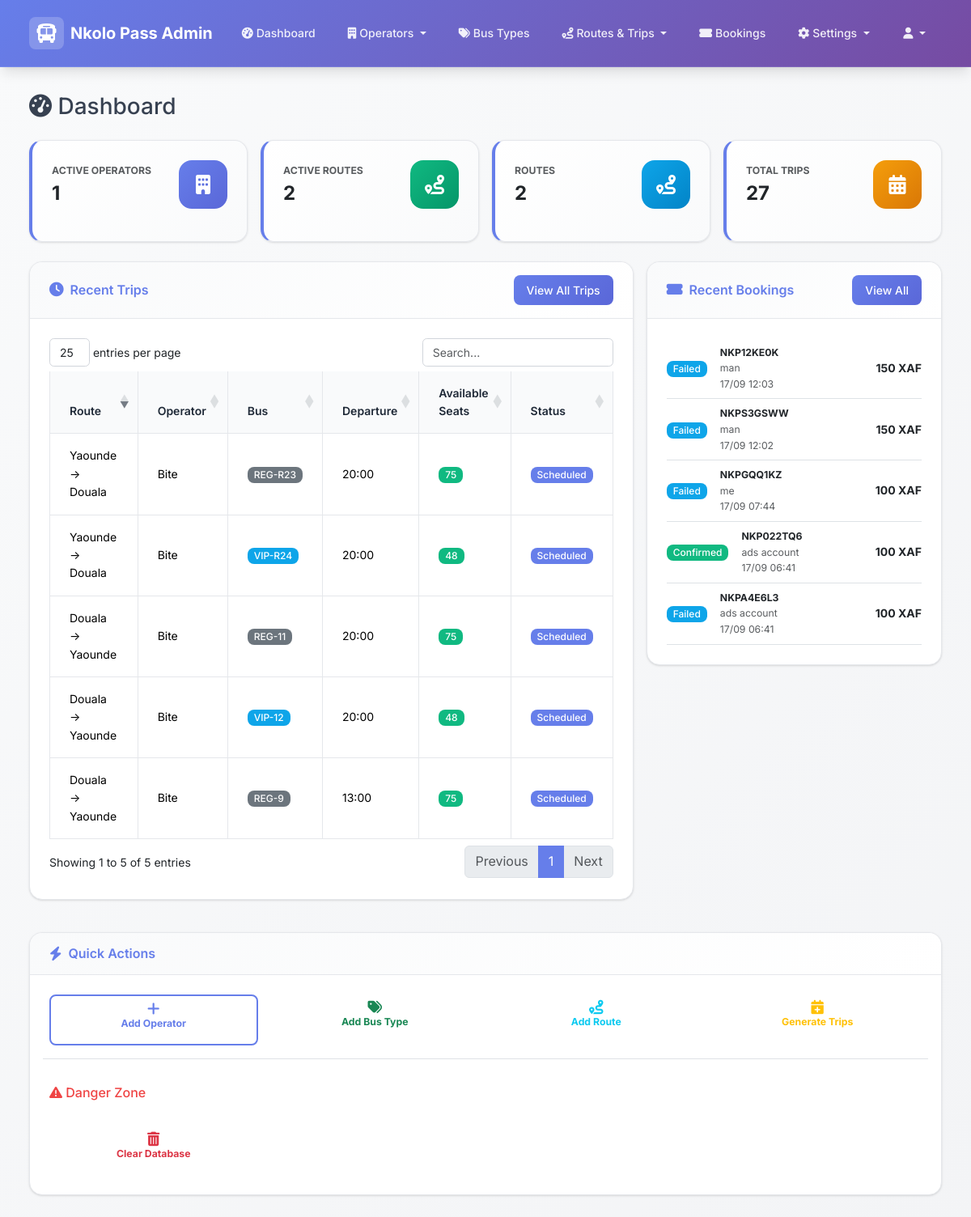
/admin/dashboard (signed in), run on an earlier commit of the app's database.
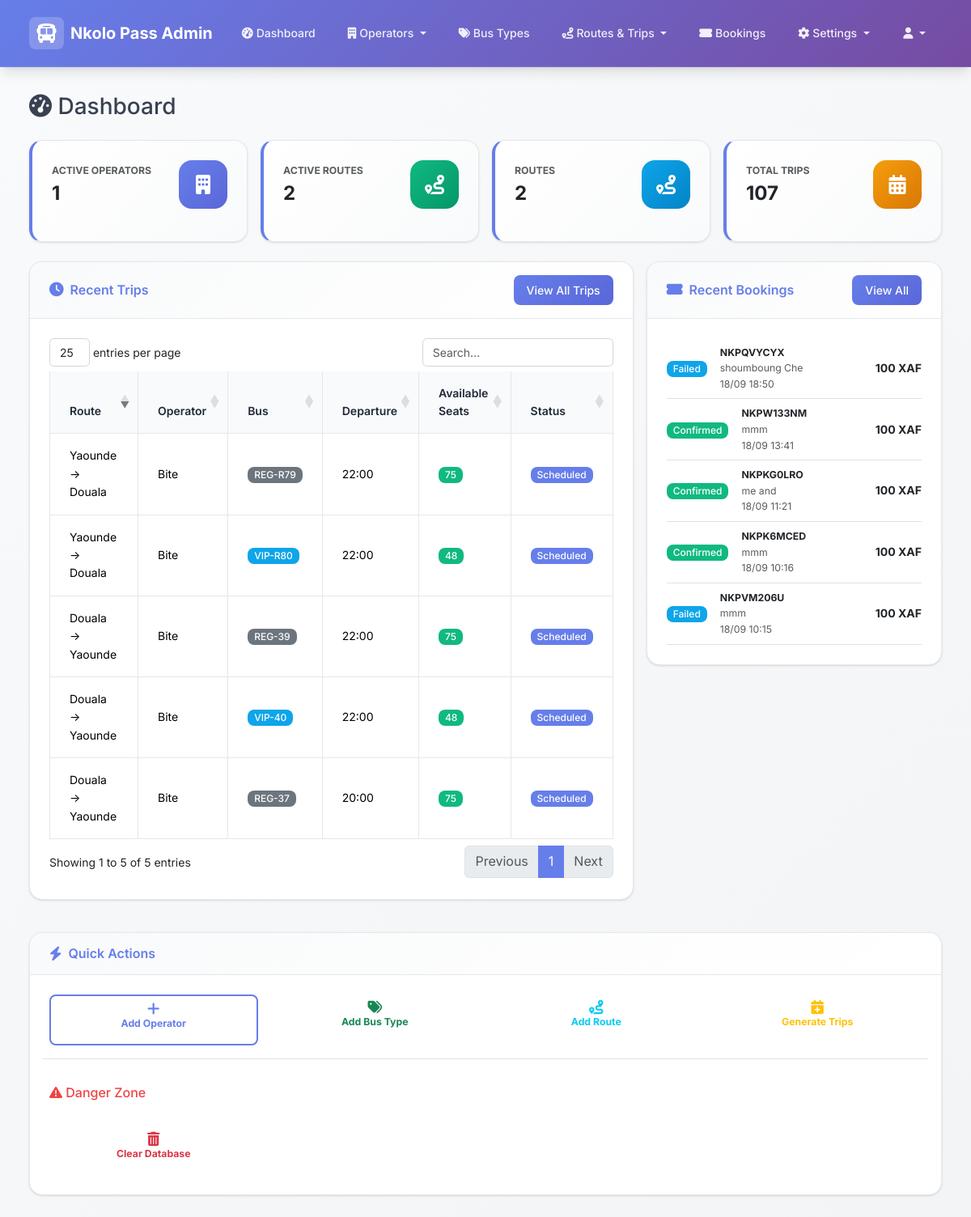
And on a later commit of the database.
### models.py (models this page shows, shortened)
class Trip(db.Model):
    id = db.Column(db.Integer, primary_key=True)
    departure_time = db.Column(db.DateTime, nullable=False)
    arrival_time = db.Column(db.DateTime, nullable=False)
    seat_price = db.Column(db.Float, nullable=False)  # Price per seat
    available_seats = db.Column(db.Integer, nullable=False)
    status = db.Column(db.String(20), default='scheduled')  # scheduled, departed, arrived, cancelled
    virtual_bus_id = db.Column(db.String(20))
    route_id = db.Column(db.Integer, db.ForeignKey('route.id'), nullable=False)
    operator_id = db.Column(db.Integer, db.ForeignKey('operator.id'), nullable=False)
    bus_type_id = db.Column(db.Integer, db.ForeignKey('bus_type.id'), nullable=False)
    created_at = db.Column(db.DateTime, default=datetime.utcnow)
    bookings = db.relationship('Booking', backref='trip', lazy=True)
    bus_type = db.relationship('BusType', backref='trips')

class Route(db.Model):
    id = db.Column(db.Integer, primary_key=True)
    name = db.Column(db.String(100), nullable=False)
    origin = db.Column(db.String(100), nullable=False)
    destination = db.Column(db.String(100), nullable=False)
    distance_km = db.Column(db.Float)
    estimated_duration = db.Column(db.Integer)  # in minutes
    waypoints = db.Column(db.Text)  # JSON string of intermediate stops
    is_active = db.Column(db.Boolean, default=True)
    created_at = db.Column(db.DateTime, default=datetime.utcnow)
    trips = db.relationship('Trip', backref='route', lazy=True)

class Operator(db.Model):
    id = db.Column(db.Integer, primary_key=True)
    name = db.Column(db.String(100), nullable=False)
    code = db.Column(db.String(10), unique=True, nullable=False)
    contact_person = db.Column(db.String(100))
    phone = db.Column(db.String(20))
    email = db.Column(db.String(100))
    address = db.Column(db.Text)
    logo_url = db.Column(db.String(500))  # URL to logo image
    is_active = db.Column(db.Boolean, default=True)
    created_at = db.Column(db.DateTime, default=datetime.utcnow)
    locations = db.relationship('OperatorLocation', backref='operator', lazy=True)
    trips = db.relationship('Trip', backref='operator', lazy=True)

class Booking(db.Model):
    id = db.Column(db.Integer, primary_key=True)
    booking_reference = db.Column(db.String(20), unique=True, nullable=False)
    seat_numbers = db.Column(db.Text)  # JSON string of selected seats
    total_amount = db.Column(db.Float, nullable=False)
    payment_status = db.Column(db.String(20), default='pending')  # pending, paid, failed, refunded, cancelled
    payment_reference = db.Column(db.String(100))  # Payment gateway transaction ID
    payment_method = db.Column(db.String(50))
    status = db.Column(db.String(20), default='pending')  # pending, confirmed, cancelled
    trip_id = db.Column(db.Integer, db.ForeignKey('trip.id'), nullable=False)
    customer_id = db.Column(db.Integer, db.ForeignKey('customer.id'), nullable=False)
    created_at = db.Column(db.DateTime, default=datetime.utcnow)
    updated_at = db.Column(db.DateTime, default=datetime.utcnow, onupdate=datetime.utcnow)

class Customer(db.Model):
    id = db.Column(db.Integer, primary_key=True)
    name = db.Column(db.String(100), nullable=False)
    phone = db.Column(db.String(20), nullable=False)
    email = db.Column(db.String(100))
    id_number = db.Column(db.String(50))  # National ID or passport
    created_at = db.Column(db.DateTime, default=datetime.utcnow)
    bookings = db.relationship('Booking', backref='customer', lazy=True)
    def get_full_name(self):
        return self.name

### admin_routes.py (the view)
@admin_bp.route('/dashboard')
def dashboard():
    if 'admin_id' not in session:
        return redirect(url_for('admin_bp.login'))
    total_bookings = Booking.query.count()
    confirmed_bookings = Booking.query.filter_by(status='confirmed').count()
    pending_bookings = Booking.query.filter_by(status='pending').count()
    total_operators = Operator.query.count()
    total_routes = Route.query.count()
    total_trips = Trip.query.count()
    recent_trips = Trip.query.order_by(Trip.departure_time.desc()).limit(5).all()
    recent_bookings = Booking.query.order_by(Booking.created_at.desc()).limit(5).all()
    stats = {
        'total_bookings': total_bookings,
        'confirmed_bookings': confirmed_bookings,
        'pending_bookings': pending_bookings,
        'total_operators': total_operators,
        'total_routes': total_routes,
        'total_trips': total_trips
    }
    return render_template('admin/dashboard.html',
                         stats=stats,
                         total_operators=total_operators,
                         total_routes=total_routes,
                         total_trips=total_trips,
                         recent_trips=recent_trips,
                         recent_bookings=recent_bookings)

### templates/admin/dashboard.html (shortened to what the changed rows need)
{% extends "admin/base.html" %}
{% block content %}
<div class="row">
    <div class="col-12">
        <h1 class="h3 mb-4">
            <i class="fas fa-tachometer-alt"></i> Dashboard
        </h1>
    </div>
</div>
<div class="row g-3 mb-4">
    <div class="col-6 col-lg-3">
        <div class="card stats-card warning h-100">
            <div class="card-body">
                <div class="d-flex align-items-center">
                    <div class="flex-grow-1">
                        <div class="small text-uppercase text-muted fw-bold mb-1">
                            Total Trips
                        </div>
                        <div class="h4 mb-0 fw-bold">{{ total_trips }}</div>
                    </div>
                </div>
            </div>
        </div>
    </div>
</div>
<div class="row g-3">
    <div class="col-lg-8">
        <div class="card">
            <div class="card-body">
                {% if recent_trips %}
                    <div class="table-responsive">
                        <table class="table table-bordered">
                            <thead>
                                <tr>
                                    <th>Route</th>
                                    <th>Operator</th>
                                    <th>Bus</th>
                                    <th>Departure</th>
                                    <th>Available Seats</th>
                                    <th>Status</th>
                                </tr>
                            </thead>
                            <tbody>
                                {% for trip in recent_trips %}
                                <tr>
                                    <td>{{ trip.route.origin }} → {{ trip.route.destination }}</td>
                                    <td>{{ trip.operator.name }}</td>
                                    <td>
                                        <span class="badge bg-{{ 'info' if trip.bus_type.name == 'VIP' else 'secondary' }}">
                                            {{ trip.virtual_bus_id or (trip.bus_type.name + '-1') }}
                                        </span>
                                    </td>
                                    <td>{{ trip.departure_time.strftime('%H:%M') }}</td>
                                    <td>
                                        <span class="badge bg-{{ 'success' if trip.available_seats > 10 else 'warning' if trip.available_seats > 0 else 'danger' }}">
                                            {{ trip.available_seats }}
                                        </span>
                                    </td>
                                    <td>
                                        <span class="badge bg-{{ 'primary' if trip.status == 'scheduled' else 'success' if trip.status == 'departed' else 'info' }}">
                                            {{ trip.status.title() }}
                                        </span>
                                    </td>
                                </tr>
                                {% endfor %}
                            </tbody>
                        </table>
                    </div>
                {% endif %}
            </div>
        </div>
    </div>
    <div class="col-lg-4">
        <div class="card">
            <div class="card-body">
                {% if recent_bookings %}
                    {% for booking in recent_bookings %}
                    <div class="d-flex align-items-center border-bottom py-2">
                        <div class="flex-shrink-0">
                            <span class="badge bg-{{ 'success' if booking.status == 'confirmed' else 'warning' if booking.status == 'pending' else 'info' }}">
                                {{ booking.status.title() }}
                            </span>
                        </div>
                        <div class="flex-grow-1 ms-3">
                            <div class="small fw-bold">{{ booking.booking_reference }}</div>
                            <div class="small text-muted">
                                {{ booking.customer.get_full_name() }}<br>
                                {{ booking.created_at.strftime('%d/%m %H:%M') }}
                            </div>
                        </div>
                        <div class="flex-shrink-0">
                            <span class="fw-bold">{{ "{:,.0f}".format(booking.total_amount) }} XAF</span>
                        </div>
                    </div>
                    {% endfor %}
                {% else %}
                    <div class="text-center py-4">
                        <i class="fas fa-inbox fa-2x text-gray-300 mb-2"></i>
                        <p class="text-muted small">No recent bookings</p>
                    </div>
                {% endif %}
            </div>
        </div>
    </div>
</div>
{% endblock %}

What changed in the data, as far as the page shows it:
no longer on this page (row unchanged): Trip: route.origin "Douala", route.destination "Yaounde", operator.name "Bite", virtual_bus "REG-11", departure_time "20:00", available_seats "75", status "Scheduled"
no longer on this page (row unchanged): Trip: route.origin "Douala", route.destination "Yaounde", operator.name "Bite", virtual_bus "VIP-12", departure_time "20:00", available_seats "48", status "Scheduled"
no longer on this page (row unchanged): Trip: route.origin "Yaounde", route.destination "Douala", operator.name "Bite", virtual_bus "REG-R23", departure_time "20:00", available_seats "75", status "Scheduled"
no longer on this page (row unchanged): Trip: route.origin "Yaounde", route.destination "Douala", operator.name "Bite", virtual_bus "VIP-R24", departure_time "20:00", available_seats "48", status "Scheduled"
no longer on this page (row unchanged): Trip: route.origin "Douala", route.destination "Yaounde", operator.name "Bite", virtual_bus "REG-9", departure_time "13:00", available_seats "75", status "Scheduled"
no longer on this page (row unchanged): Booking: status "Failed", booking_reference "NKP12KE0K", customer.get_full_name "man", created_at "17/09 12:03", total_amount "150"
no longer on this page (row unchanged): Booking: status "Failed", booking_reference "NKPS3GSWW", customer.get_full_name "man", created_at "17/09 12:02", total_amount "150"
no longer on this page (row unchanged): Booking: status "Failed", booking_reference "NKPGQQ1KZ", customer.get_full_name "me", created_at "17/09 07:44", total_amount "100"
no longer on this page (row unchanged): Booking: status "Confirmed", booking_reference "NKP022TQ6", customer.get_full_name "ads account", created_at "17/09 06:41", total_amount "100"
no longer on this page (row unchanged): Booking: status "Failed", booking_reference "NKPA4E6L3", customer.get_full_name "ads account", created_at "17/09 06:41", total_amount "100"
added Trip: route.origin "Douala", route.destination "Yaounde", operator.name "Bite", virtual_bus "REG-39", departure_time "22:00", available_seats "75", status "Scheduled"
added Trip: route.origin "Douala", route.destination "Yaounde", operator.name "Bite", virtual_bus "VIP-40", departure_time "22:00", available_seats "48", status "Scheduled"
added Trip: route.origin "Yaounde", route.destination "Douala", operator.name "Bite", virtual_bus "REG-R79", departure_time "22:00", available_seats "75", status "Scheduled"
added Trip: route.origin "Yaounde", route.destination "Douala", operator.name "Bite", virtual_bus "VIP-R80", departure_time "22:00", available_seats "48", status "Scheduled"
added Trip: route.origin "Douala", route.destination "Yaounde", operator.name "Bite", virtual_bus "REG-37", departure_time "20:00", available_seats "75", status "Scheduled"
added Booking: status "Failed", booking_reference "NKPQVYCYX", customer.get_full_name "shoumboung Che", created_at "18/09 18:50", total_amount "100"
added Booking: status "Confirmed", booking_reference "NKPW133NM", customer.get_full_name "mmm", created_at "18/09 13:41", total_amount "100"
added Booking: status "Confirmed", booking_reference "NKPKG0LRO", customer.get_full_name "me and", created_at "18/09 11:21", total_amount "100"
added Booking: status "Confirmed", booking_reference "NKPK6MCED", customer.get_full_name "mmm", created_at "18/09 10:16", total_amount "100"
added Booking: status "Failed", booking_reference "NKPVM206U", customer.get_full_name "mmm", created_at "18/09 10:15", total_amount "100"
Also different on the page:
{{ total_trips }}: "27" → "107"
